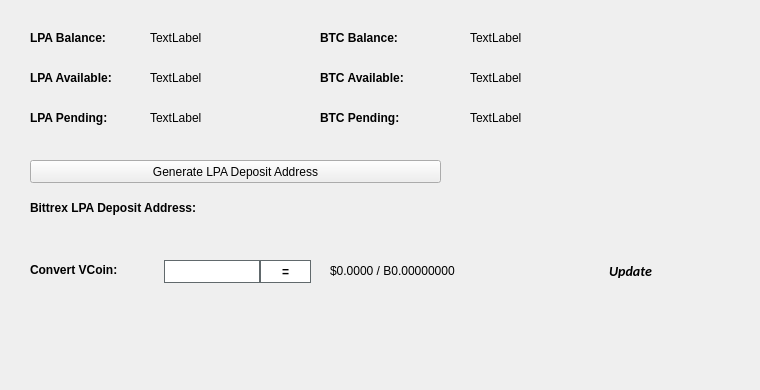
   <widget class="QWidget" name="BalanceTab">
    <attribute name="title">
     <string>Balance</string>
    </attribute>
    <widget class="QLabel" name="BitcoinBalanceLabel">
     <property name="geometry">
      <rect>
       <x>470</x>
       <y>30</y>
       <width>150</width>
       <height>16</height>
      </rect>
     </property>
     <property name="text">
      <string>TextLabel</string>
     </property>
    </widget>
    <widget class="QLabel" name="LPABalanceLabel">
     <property name="geometry">
      <rect>
       <x>150</x>
       <y>30</y>
       <width>150</width>
       <height>16</height>
      </rect>
     </property>
     <property name="text">
      <string>TextLabel</string>
     </property>
    </widget>
    <widget class="QLabel" name="label_11">
     <property name="geometry">
      <rect>
       <x>30</x>
       <y>30</y>
       <width>101</width>
       <height>16</height>
      </rect>
     </property>
     <property name="font">
      <font>
       <weight>75</weight>
       <bold>true</bold>
      </font>
     </property>
     <property name="text">
      <string>LPA Balance:</string>
     </property>
    </widget>
    <widget class="QLabel" name="label_12">
     <property name="geometry">
      <rect>
       <x>320</x>
       <y>30</y>
       <width>101</width>
       <height>16</height>
      </rect>
     </property>
     <property name="font">
      <font>
       <weight>75</weight>
       <bold>true</bold>
      </font>
     </property>
     <property name="text">
      <string>BTC Balance:</string>
     </property>
    </widget>
    <widget class="QLabel" name="LPAAvailableLabel_2">
     <property name="geometry">
      <rect>
       <x>150</x>
       <y>70</y>
       <width>150</width>
       <height>16</height>
      </rect>
     </property>
     <property name="text">
      <string>TextLabel</string>
     </property>
    </widget>
    <widget class="QLabel" name="label_13">
     <property name="geometry">
      <rect>
       <x>30</x>
       <y>70</y>
       <width>111</width>
       <height>16</height>
      </rect>
     </property>
     <property name="font">
      <font>
       <weight>75</weight>
       <bold>true</bold>
      </font>
     </property>
     <property name="text">
      <string>LPA Available:</string>
     </property>
    </widget>
    <widget class="QLabel" name="label_14">
     <property name="geometry">
      <rect>
       <x>30</x>
       <y>110</y>
       <width>101</width>
       <height>16</height>
      </rect>
     </property>
     <property name="font">
      <font>
       <weight>75</weight>
       <bold>true</bold>
      </font>
     </property>
     <property name="text">
      <string>LPA Pending:</string>
     </property>
    </widget>
    <widget class="QLabel" name="LPAPendingLabel">
     <property name="geometry">
      <rect>
       <x>150</x>
       <y>110</y>
       <width>150</width>
       <height>16</height>
      </rect>
     </property>
     <property name="text">
      <string>TextLabel</string>
     </property>
    </widget>
    <widget class="QLabel" name="label_15">
     <property name="geometry">
      <rect>
       <x>320</x>
       <y>70</y>
       <width>111</width>
       <height>16</height>
      </rect>
     </property>
     <property name="font">
      <font>
       <weight>75</weight>
       <bold>true</bold>
      </font>
     </property>
     <property name="text">
      <string>BTC Available:</string>
     </property>
    </widget>
    <widget class="QLabel" name="BitcoinAvailableLabel">
     <property name="geometry">
      <rect>
       <x>470</x>
       <y>70</y>
       <width>150</width>
       <height>16</height>
      </rect>
     </property>
     <property name="text">
      <string>TextLabel</string>
     </property>
    </widget>
    <widget class="QLabel" name="label_31">
     <property name="geometry">
      <rect>
       <x>320</x>
       <y>110</y>
       <width>111</width>
       <height>16</height>
      </rect>
     </property>
     <property name="font">
      <font>
       <weight>75</weight>
       <bold>true</bold>
      </font>
     </property>
     <property name="text">
      <string>BTC Pending:</string>
     </property>
    </widget>
    <widget class="QLabel" name="BitcoinPendingLabel">
     <property name="geometry">
      <rect>
       <x>470</x>
       <y>110</y>
       <width>150</width>
       <height>16</height>
      </rect>
     </property>
     <property name="text">
      <string>TextLabel</string>
     </property>
    </widget>
    <widget class="QLabel" name="label_33">
     <property name="geometry">
      <rect>
       <x>30</x>
       <y>200</y>
       <width>221</width>
       <height>16</height>
      </rect>
     </property>
     <property name="font">
      <font>
       <weight>75</weight>
       <bold>true</bold>
      </font>
     </property>
     <property name="text">
      <string>Bittrex LPA Deposit Address:</string>
     </property>
    </widget>
    <widget class="QPushButton" name="GenDepositBTN">
     <property name="geometry">
      <rect>
       <x>30</x>
       <y>160</y>
       <width>411</width>
       <height>23</height>
      </rect>
     </property>
     <property name="text">
      <string>Generate LPA Deposit Address</string>
     </property>
     <property name="icon">
      <iconset resource="../lpa.qrc">
       <normaloff>:/icons/bitcoin</normaloff>:/icons/bitcoin</iconset>
     </property>
    </widget>
    <widget class="QLabel" name="DepositAddressLabel">
     <property name="geometry">
      <rect>
       <x>200</x>
       <y>200</y>
       <width>261</width>
       <height>16</height>
      </rect>
     </property>
     <property name="palette">
      <palette>
       <active>
        <colorrole role="WindowText">
         <brush brushstyle="SolidPattern">
          <color alpha="255">
           <red>0</red>
           <green>0</green>
           <blue>0</blue>
          </color>
         </brush>
        </colorrole>
        <colorrole role="Text">
         <brush brushstyle="SolidPattern">
          <color alpha="255">
           <red>0</red>
           <green>0</green>
           <blue>255</blue>
          </color>
         </brush>
        </colorrole>
       </active>
       <inactive>
        <colorrole role="WindowText">
         <brush brushstyle="SolidPattern">
          <color alpha="255">
           <red>0</red>
           <green>0</green>
           <blue>0</blue>
          </color>
         </brush>
        </colorrole>
        <colorrole role="Text">
         <brush brushstyle="SolidPattern">
          <color alpha="255">
           <red>0</red>
           <green>0</green>
           <blue>255</blue>
          </color>
         </brush>
        </colorrole>
       </inactive>
       <disabled>
        <colorrole role="WindowText">
         <brush brushstyle="SolidPattern">
          <color alpha="255">
           <red>120</red>
           <green>120</green>
           <blue>120</blue>
          </color>
         </brush>
        </colorrole>
        <colorrole role="Text">
         <brush brushstyle="SolidPattern">
          <color alpha="255">
           <red>120</red>
           <green>120</green>
           <blue>120</blue>
          </color>
         </brush>
        </colorrole>
       </disabled>
      </palette>
     </property>
     <property name="font">
      <font>
       <weight>75</weight>
       <bold>true</bold>
      </font>
     </property>
     <property name="text">
      <string/>
     </property>
     <property name="alignment">
      <set>Qt::AlignRight|Qt::AlignTrailing|Qt::AlignVCenter</set>
     </property>
     <property name="textInteractionFlags">
      <set>Qt::LinksAccessibleByMouse|Qt::TextSelectableByKeyboard|Qt::TextSelectableByMouse</set>
     </property>
    </widget>
    <widget class="QLabel" name="label_8">
     <property name="geometry">
      <rect>
       <x>460</x>
       <y>300</y>
       <width>281</width>
       <height>81</height>
      </rect>
     </property>
     <property name="text">
      <string/>
     </property>
     <property name="pixmap">
      <pixmap>:/images/bittrex</pixmap>
     </property>
    </widget>
    <widget class="QWidget" name="widgetConversion" native="true">
     <property name="geometry">
      <rect>
       <x>0</x>
       <y>250</y>
       <width>751</width>
       <height>43</height>
      </rect>
     </property>
     <property name="minimumSize">
      <size>
       <width>0</width>
       <height>43</height>
      </size>
     </property>
     <property name="styleSheet">
      <string notr="true"/>
     </property>
     <widget class="QPushButton" name="btnUpdateMarketData">
      <property name="geometry">
       <rect>
        <x>575</x>
        <y>0</y>
        <width>111</width>
        <height>41</height>
       </rect>
      </property>
      <property name="sizePolicy">
       <sizepolicy hsizetype="Expanding" vsizetype="Expanding">
        <horstretch>0</horstretch>
        <verstretch>0</verstretch>
       </sizepolicy>
      </property>
      <property name="font">
       <font>
        <family>calibri</family>
        <pointsize>-1</pointsize>
        <weight>75</weight>
        <italic>true</italic>
        <bold>true</bold>
       </font>
      </property>
      <property name="styleSheet">
       <string notr="true">margin:0px;text-align:center;padding:2px;border-radius:3px;font-style:italic;width:100px;font-size:14px;font-family:calibri;font-weight:600;</string>
      </property>
      <property name="text">
       <string>Update</string>
      </property>
      <property name="iconSize">
       <size>
        <width>150</width>
        <height>35</height>
       </size>
      </property>
      <property name="autoDefault">
       <bool>true</bool>
      </property>
      <property name="default">
       <bool>true</bool>
      </property>
     </widget>
     <widget class="QLabel" name="lblConvertVCoin">
      <property name="geometry">
       <rect>
        <x>30</x>
        <y>10</y>
        <width>131</width>
        <height>20</height>
       </rect>
      </property>
      <property name="styleSheet">
       <string notr="true"/>
      </property>
      <property name="text">
       <string>&lt;html&gt;&lt;head/&gt;&lt;body&gt;&lt;p&gt;&lt;span style=&quot; font-weight:600;&quot;&gt;Convert VCoin:&lt;/span&gt;&lt;/p&gt;&lt;/body&gt;&lt;/html&gt;</string>
      </property>
     </widget>
     <widget class="QLineEdit" name="txtConvertVCoinQty">
      <property name="geometry">
       <rect>
        <x>160</x>
        <y>10</y>
        <width>100</width>
        <height>23</height>
       </rect>
      </property>
      <property name="minimumSize">
       <size>
        <width>100</width>
        <height>23</height>
       </size>
      </property>
      <property name="maximumSize">
       <size>
        <width>100</width>
        <height>16777215</height>
       </size>
      </property>
      <property name="styleSheet">
       <string notr="true">border: 1px solid #61696c;margin-left:4px;</string>
      </property>
     </widget>
     <widget class="QPushButton" name="btnConvertLPA">
      <property name="geometry">
       <rect>
        <x>260</x>
        <y>10</y>
        <width>51</width>
        <height>23</height>
       </rect>
      </property>
      <property name="minimumSize">
       <size>
        <width>0</width>
        <height>23</height>
       </size>
      </property>
      <property name="styleSheet">
       <string notr="true">border:1px solid #61696c;background:white;font-weight:600;</string>
      </property>
      <property name="text">
       <string>=</string>
      </property>
     </widget>
     <widget class="QLabel" name="lblConvertVCoinResults">
      <property name="geometry">
       <rect>
        <x>330</x>
        <y>0</y>
        <width>201</width>
        <height>41</height>
       </rect>
      </property>
      <property name="styleSheet">
       <string notr="true"/>
      </property>
      <property name="text">
       <string>$0.0000 / B0.00000000</string>
      </property>
     </widget>
     <widget class="QLabel" name="iconOverviewUpdateWait">
      <property name="geometry">
       <rect>
        <x>670</x>
        <y>10</y>
        <width>24</width>
        <height>24</height>
       </rect>
      </property>
      <property name="text">
       <string/>
      </property>
      <property name="pixmap">
       <pixmap resource="../lpa.qrc">:/icons/transaction_1</pixmap>
      </property>
      <property name="scaledContents">
       <bool>true</bool>
      </property>
      <property name="alignment">
       <set>Qt::AlignCenter</set>
      </property>
     </widget>
    </widget>
   </widget>
